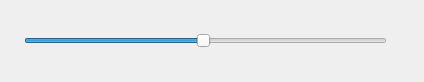
<?xml version="1.0" encoding="UTF-8"?>
<ui version="4.0">
 <class>zoomWidget</class>
 <widget class="QWidget" name="zoomWidget">
  <property name="geometry">
   <rect>
    <x>0</x>
    <y>0</y>
    <width>424</width>
    <height>82</height>
   </rect>
  </property>
  <property name="windowTitle">
   <string>Form</string>
  </property>
  <layout class="QHBoxLayout" name="horizontalLayout">
   <item>
    <widget class="QLabel" name="label">
     <property name="text">
      <string/>
     </property>
     <property name="pixmap">
      <pixmap resource="gfx.qrc">:/actions/gfx/actions/zoom-out.png</pixmap>
     </property>
     <property name="scaledContents">
      <bool>true</bool>
     </property>
    </widget>
   </item>
   <item>
    <widget class="QSlider" name="horizontalSlider">
     <property name="minimum">
      <number>1</number>
     </property>
     <property name="maximum">
      <number>100</number>
     </property>
     <property name="value">
      <number>50</number>
     </property>
     <property name="orientation">
      <enum>Qt::Horizontal</enum>
     </property>
     <property name="invertedAppearance">
      <bool>false</bool>
     </property>
     <property name="invertedControls">
      <bool>false</bool>
     </property>
    </widget>
   </item>
   <item>
    <widget class="QLabel" name="label_2">
     <property name="text">
      <string/>
     </property>
     <property name="pixmap">
      <pixmap resource="gfx.qrc">:/actions/gfx/actions/zoom-in.png</pixmap>
     </property>
    </widget>
   </item>
   <item>
    <widget class="QLabel" name="label_3">
     <property name="text">
      <string/>
     </property>
     <property name="pixmap">
      <pixmap resource="gfx.qrc">:/actions/gfx/zoom-fit-best.png</pixmap>
     </property>
    </widget>
   </item>
  </layout>
 </widget>
 <resources>
  <include location="gfx.qrc"/>
 </resources>
 <connections/>
</ui>
